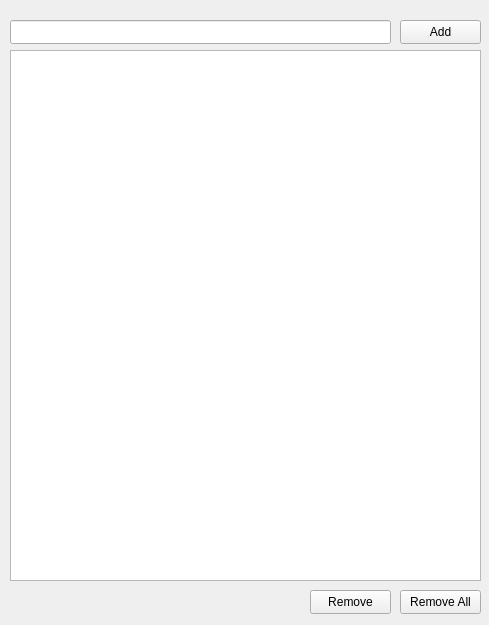
<?xml version="1.0" encoding="UTF-8"?>
<ui version="4.0">
 <class>MainWindow</class>
 <widget class="QMainWindow" name="MainWindow">
  <property name="geometry">
   <rect>
    <x>0</x>
    <y>0</y>
    <width>489</width>
    <height>625</height>
   </rect>
  </property>
  <property name="minimumSize">
   <size>
    <width>489</width>
    <height>625</height>
   </size>
  </property>
  <property name="maximumSize">
   <size>
    <width>489</width>
    <height>625</height>
   </size>
  </property>
  <property name="windowTitle">
   <string>MainWindow</string>
  </property>
  <widget class="QWidget" name="centralwidget">
   <widget class="QLineEdit" name="txtTask">
    <property name="geometry">
     <rect>
      <x>10</x>
      <y>20</y>
      <width>381</width>
      <height>24</height>
     </rect>
    </property>
   </widget>
   <widget class="QPushButton" name="btnAdd">
    <property name="geometry">
     <rect>
      <x>400</x>
      <y>20</y>
      <width>81</width>
      <height>24</height>
     </rect>
    </property>
    <property name="text">
     <string>Add</string>
    </property>
   </widget>
   <widget class="QListWidget" name="listWidget">
    <property name="geometry">
     <rect>
      <x>10</x>
      <y>50</y>
      <width>471</width>
      <height>531</height>
     </rect>
    </property>
   </widget>
   <widget class="QPushButton" name="btnRemoveAll">
    <property name="geometry">
     <rect>
      <x>400</x>
      <y>590</y>
      <width>81</width>
      <height>24</height>
     </rect>
    </property>
    <property name="text">
     <string>Remove All</string>
    </property>
   </widget>
   <widget class="QPushButton" name="btnRemove">
    <property name="geometry">
     <rect>
      <x>310</x>
      <y>590</y>
      <width>81</width>
      <height>24</height>
     </rect>
    </property>
    <property name="text">
     <string>Remove</string>
    </property>
   </widget>
  </widget>
 </widget>
 <resources/>
 <connections/>
</ui>
